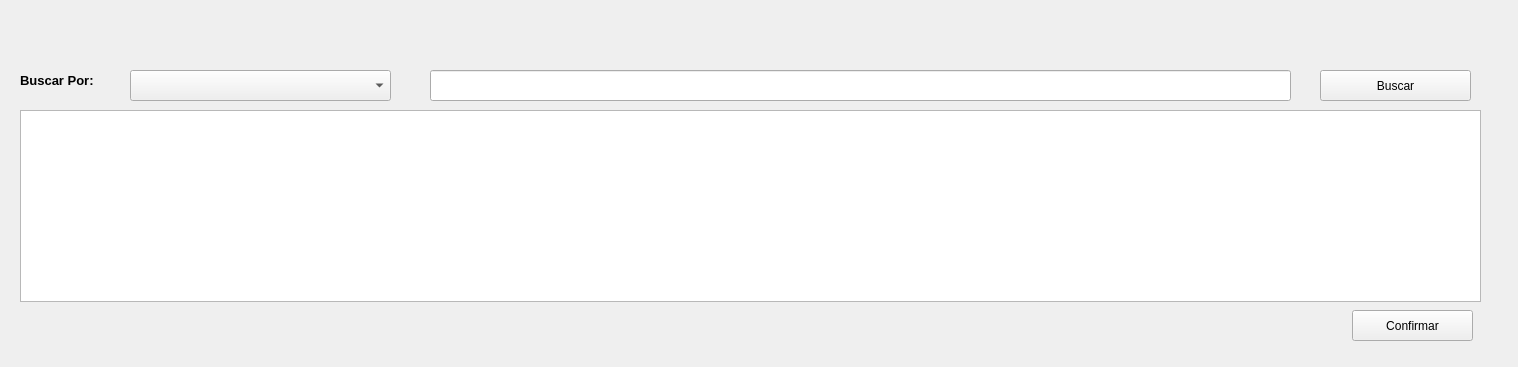
<?xml version="1.0" encoding="UTF-8"?>
<ui version="4.0">
 <class>SelectSupplyForm</class>
 <widget class="QWidget" name="SelectSupplyForm">
  <property name="geometry">
   <rect>
    <x>0</x>
    <y>0</y>
    <width>1518</width>
    <height>367</height>
   </rect>
  </property>
  <property name="windowTitle">
   <string>Seleccion de Proveedor</string>
  </property>
  <widget class="QTableWidget" name="supplierTableWidget">
   <property name="geometry">
    <rect>
     <x>20</x>
     <y>110</y>
     <width>1461</width>
     <height>192</height>
    </rect>
   </property>
  </widget>
  <widget class="QComboBox" name="searchByComboBox">
   <property name="geometry">
    <rect>
     <x>130</x>
     <y>70</y>
     <width>261</width>
     <height>31</height>
    </rect>
   </property>
  </widget>
  <widget class="QPushButton" name="searchButton">
   <property name="geometry">
    <rect>
     <x>1320</x>
     <y>70</y>
     <width>151</width>
     <height>31</height>
    </rect>
   </property>
   <property name="text">
    <string>Buscar</string>
   </property>
   <property name="icon">
    <iconset>
     <normaloff>../assetes/icons/search-icon.png</normaloff>../assetes/icons/search-icon.png</iconset>
   </property>
  </widget>
  <widget class="QLabel" name="label_6">
   <property name="geometry">
    <rect>
     <x>20</x>
     <y>70</y>
     <width>141</width>
     <height>21</height>
    </rect>
   </property>
   <property name="font">
    <font>
     <family>Arial</family>
     <pointsize>10</pointsize>
     <weight>75</weight>
     <bold>true</bold>
    </font>
   </property>
   <property name="text">
    <string>Buscar Por:</string>
   </property>
  </widget>
  <widget class="QLineEdit" name="searchLineEdit">
   <property name="geometry">
    <rect>
     <x>430</x>
     <y>70</y>
     <width>861</width>
     <height>31</height>
    </rect>
   </property>
  </widget>
  <widget class="QPushButton" name="confirmButton">
   <property name="geometry">
    <rect>
     <x>1352</x>
     <y>310</y>
     <width>121</width>
     <height>31</height>
    </rect>
   </property>
   <property name="cursor">
    <cursorShape>PointingHandCursor</cursorShape>
   </property>
   <property name="text">
    <string>Confirmar</string>
   </property>
  </widget>
 </widget>
 <resources/>
 <connections/>
</ui>
